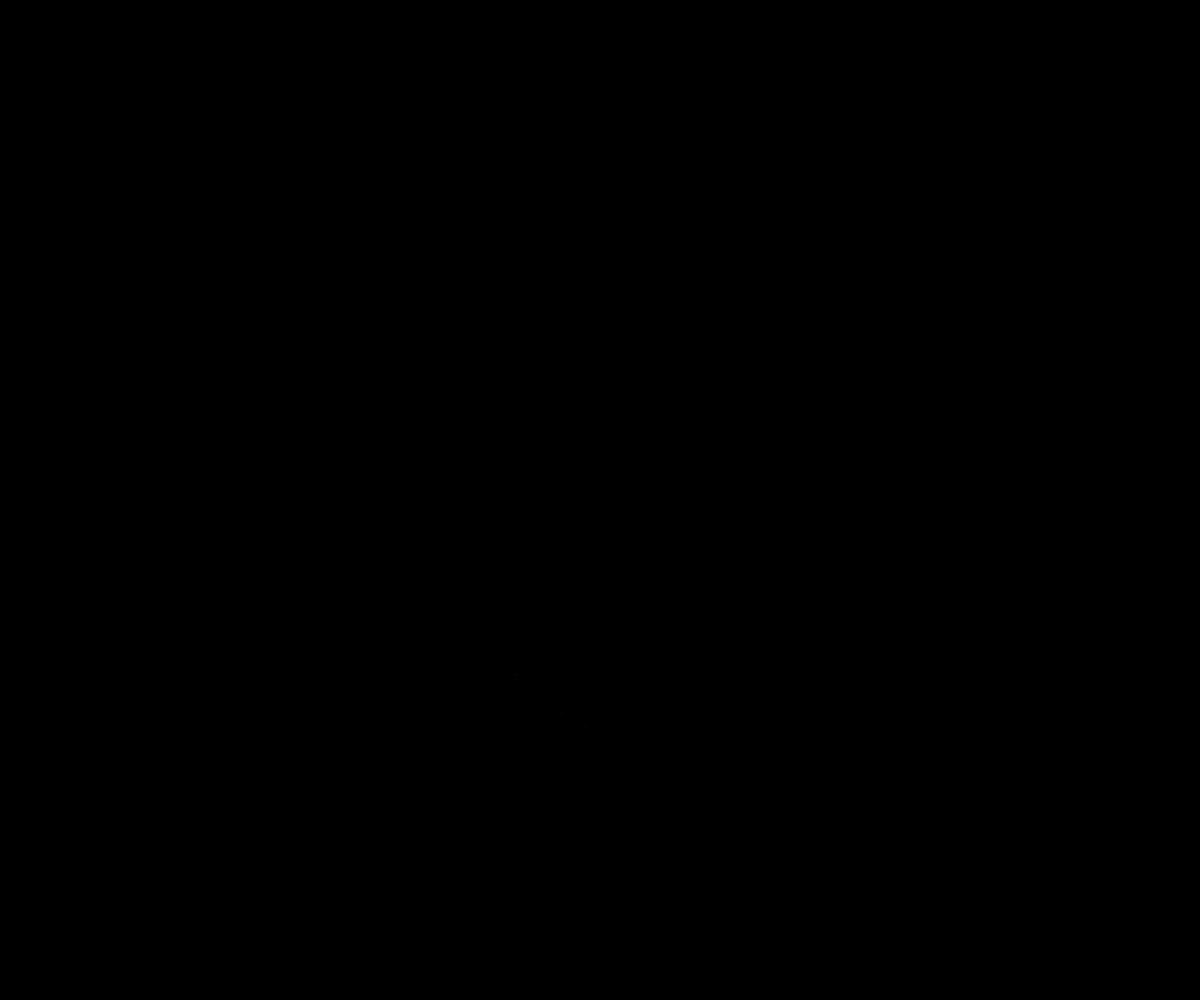
Frame 1 (no input)
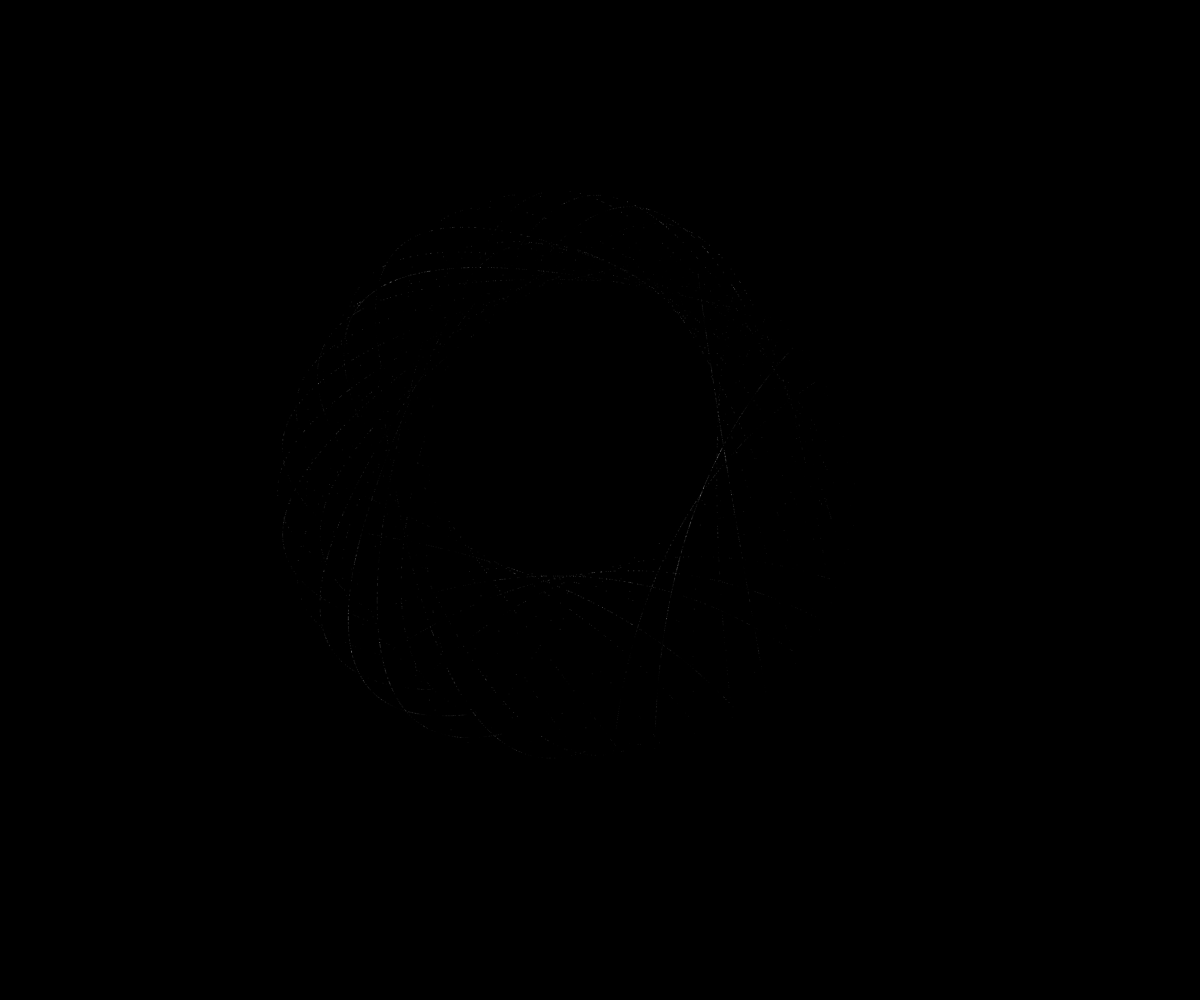
Frame 60 (no input)
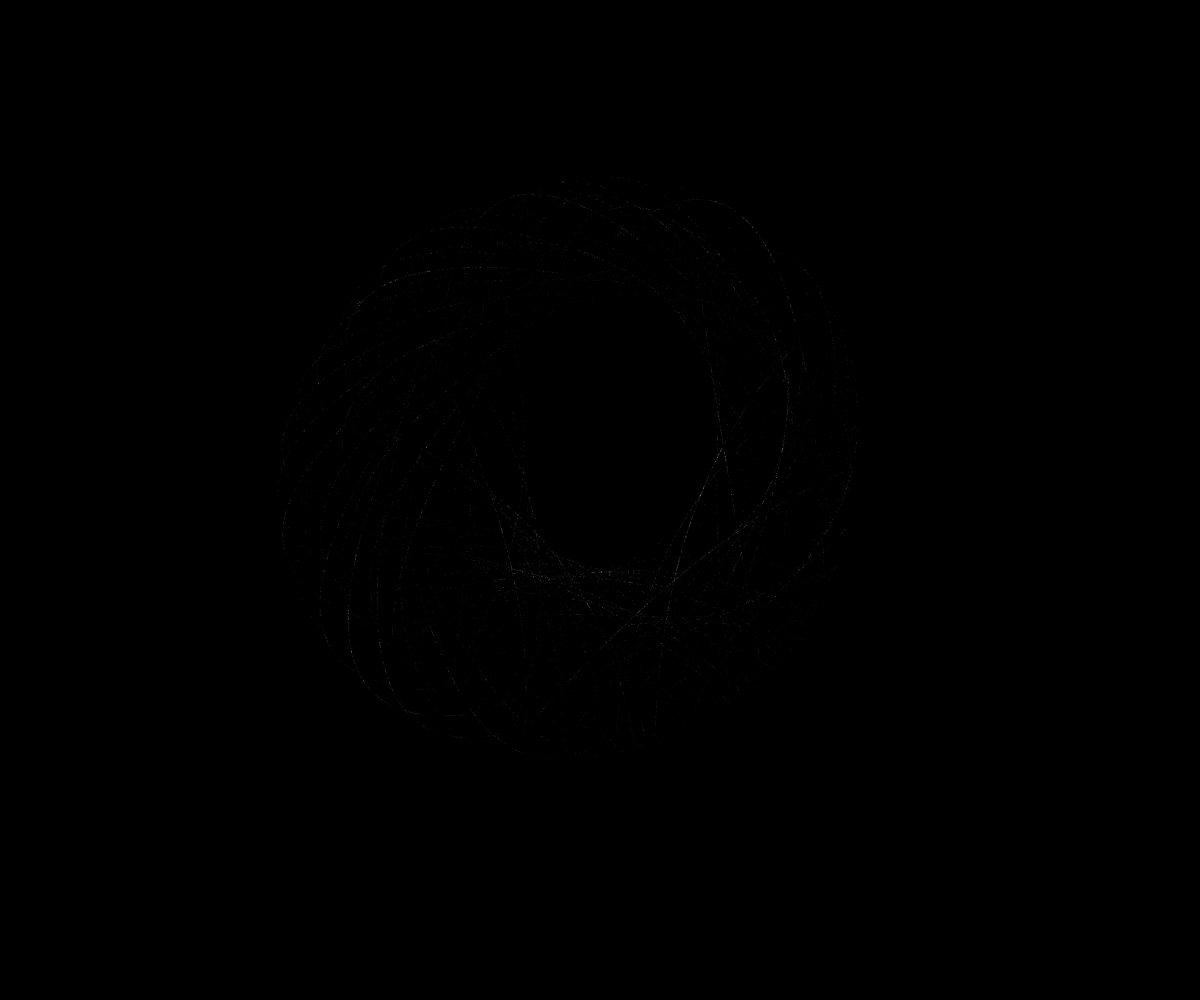
Frame 120 (the mouse pressed at the canvas centre since frame 60)

The p5.js sketch that drew these frames (run headless with seeded random() and noise() and a simulated clock; from frame 60 on, the mouse is pressed at the canvas centre):

// p5.js sketch
// ── sketch.js
function Point(_x, _y){
  this.x = _x;
  this.y = _y;
}

var points;
var dragged;
var dragThreshold;
var controlPointSize;
var lerpPointSize;
var iter;
var radius;
var rotationOffset;
var rings;
var time;

function setup(){
	points = [new Point(100, 50), new Point(200, 500), new Point(400, 50)];
	dragged = [false, false, false];
	dragThreshold = 10;
	controlPointSize = 10;
	lerpPointSize = 1;
	iter = 100;
	radius = 250;
	rotationOffset = PI*random()/Math.ceil(random()*5);
	rings = 1000/Math.ceil(random()*10);
	time = 0;
	smooth();
	createCanvas(window.innerWidth, window.innerHeight);
	fill(255, 255, 255, 200);
	//stroke(0, 0, 0);
	noStroke();
	background(0);
	textSize(12);
	textAlign(CENTER);
	textStyle(ITALIC);
}

function draw(){
	//background(0);
	time = millis()*10-10;
	for(var i = 0; i < 2; i++){
		time++;
		points[0].x = (width/2)+cos(time/1000+rotationOffset)*radius;
		points[0].y = (height/2)+sin(time/1000+rotationOffset)*radius;
		points[1].x = (width/2)+cos(time/1000+HALF_PI)*(radius+radius*sin(time/(1000+rings)));
		points[1].y = (height/2)+sin(time/1000+HALF_PI)*(radius+radius*sin(time/(1000+rings)));
		points[2].x = (width/2)+cos(time/1000+PI)*radius;
		points[2].y = (height/2)+sin(time/1000+PI)*radius;
		for(var i = 0; i < points.length; i++){
			//ellipse(points[i].x, points[i].y, controlPointSize, controlPointSize);
			if(dragged[i]){
				points[i].x = mouseX;
				points[i].y = mouseY;
			}
			//text("P"+(i+1)+": ("+points[i].x+", "+points[i].y+")", points[i].x, points[i].y-10);
		}

		for(var i = 0; i < points.length-2; i++){
			for(var j = 0; j < iter; j++){
				j = Math.random()*iter;
				var p1 = new Point(points[i].x+(points[i+1].x-points[i].x)*(j+1)/iter,
				points[i].y+(points[i+1].y-points[i].y)*(j+1)/iter);
				var p2 = new Point(points[i+1].x+(points[i+2].x-points[i+1].x)*(j+1)/iter,
				points[i+1].y+(points[i+2].y-points[i+1].y)*(j+1)/iter);
				fill(255, 255, 255, 20*gaussian((j/iter)/0.5-1));
				ellipse(p1.x+(p2.x-p1.x)*(j+1)/iter, p1.y+(p2.y-p1.y)*(j+1)/iter, lerpPointSize, lerpPointSize);
			}
		}
	}
}

function mousePressed(){
	for(var i = 0; i < points.length; i++){
		if(distance(mouseX, mouseY, points[i].x, points[i].y) < dragThreshold){
			dragged[i] = true;
		}
	}
}

function mouseReleased(){
	for(var i = 0; i < dragged.length; i++){
		dragged[i] = false;
	}
}

function distance(x1, y1, x2, y2){
	return sqrt((x2-x1)*(x2-x1)+(y2-y1)*(y2-y1));
}

function gaussian(x){
	var s = 0.3;
	var e = 2.71828182845;
	return 1/(sqrt(TWO_PI)*s)*Math.pow(e, -(x*x)/(2*s*s))+(sin(10*PI*x)*0.5+0.5);
}
